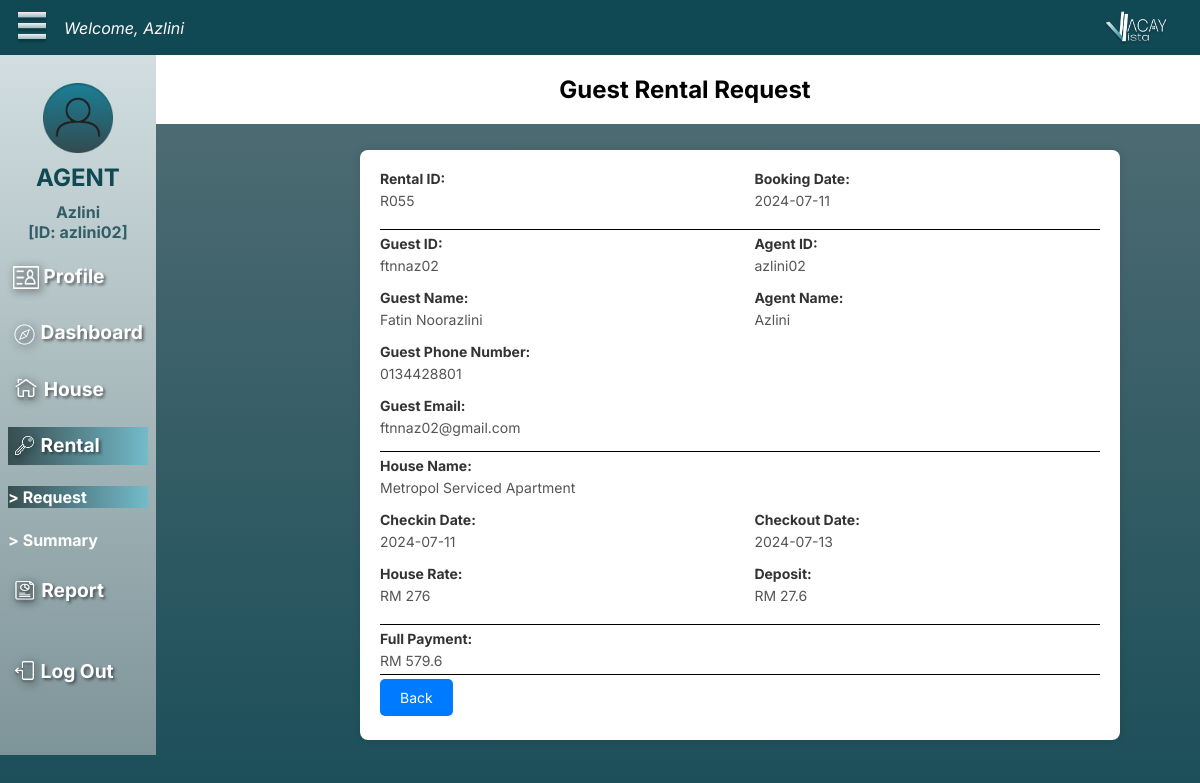
Screenshot of /ARequestView.php?rentalId=R055 (signed in) with the database file from the repository.
### tables this page shows
CREATE TABLE `agent` (
  `agent_id` varchar(10) NOT NULL,
  `agent_password` varchar(50) DEFAULT NULL,
  `agent_name` varchar(50) DEFAULT NULL,
  `agent_gender` varchar(10) DEFAULT NULL,
  `agent_birthOfDate` date DEFAULT NULL,
  `agent_address` varchar(100) DEFAULT NULL,
  `agent_contactNo` varchar(11) DEFAULT NULL,
  `agent_email` varchar(50) DEFAULT NULL,
  `role` int DEFAULT NULL,
  `agent_bank` varchar(255) DEFAULT NULL
);

CREATE TABLE `rental` (
  `rental_id` varchar(10) NOT NULL,
  `checkin_date` date DEFAULT NULL,
  `checkout_date` date DEFAULT NULL,
  `rental_bookingdate` date DEFAULT NULL,
  `rental_status` varchar(100) DEFAULT NULL,
  `deposit` double DEFAULT NULL,
  `house_rate` double DEFAULT NULL,
  `full_payment` double DEFAULT NULL,
  `guest_id` varchar(10) DEFAULT NULL,
  `agent_id` varchar(10) DEFAULT NULL,
  `house_id` varchar(10) DEFAULT NULL
);

CREATE TABLE `guest` (
  `guest_id` varchar(10) NOT NULL,
  `guest_password` varchar(50) DEFAULT NULL,
  `guest_name` varchar(50) DEFAULT NULL,
  `guest_gender` varchar(10) DEFAULT NULL,
  `guest_birthOfDate` date DEFAULT NULL,
  `guest_address` varchar(100) DEFAULT NULL,
  `guest_contactNo` varchar(11) DEFAULT NULL,
  `guest_email` varchar(50) DEFAULT NULL,
  `role` int DEFAULT NULL
);

CREATE TABLE `house` (
  `house_id` varchar(10) NOT NULL,
  `house_name` varchar(50) DEFAULT NULL,
  `house_address` varchar(200) DEFAULT NULL,
  `house_state` varchar(100) DEFAULT NULL,
  `house_type` varchar(20) DEFAULT NULL,
  `house_rate` int DEFAULT NULL,
  `house_availability` varchar(100) DEFAULT NULL,
  `house_details` varchar(250) DEFAULT NULL,
  `house_image` varchar(255) DEFAULT NULL,
  `agent_id` varchar(10) DEFAULT NULL
);

### ARequestView.php (the view, shortened to what this page needs)
<?php
include 'dbConnect.php';
$username = $_SESSION['username'];
$agentQuery = "SELECT agent_name, agent_id FROM agent WHERE agent_id = ?";
$agentStmt = $dbCon->prepare($agentQuery);
$agentStmt->bind_param("s", $username);
$agentStmt->execute();
$agentResult = $agentStmt->get_result();
$agent = $agentResult->fetch_assoc();
$agentName = $agent['agent_name'];
$agentID = $agent['agent_id'];
if(isset($_GET["rentalId"]) && !empty(trim($_GET["rentalId"]))){
    require_once "dbConnect.php";
    $sql = "SELECT * FROM rental WHERE rental_id = ?";
    if($stmt = mysqli_prepare($dbCon, $sql)){
        mysqli_stmt_bind_param($stmt, "s", $param_matricno);
        if(mysqli_stmt_execute($stmt)){
            $result = mysqli_stmt_get_result($stmt);
            if(mysqli_num_rows($result) == 1){
                $row = mysqli_fetch_array($result, MYSQLI_ASSOC);
                $rentalid = $row["rental_id"];
                $checkin = $row["checkin_date"];
                $checkout = $row["checkout_date"];
                $bookingdate = $row["rental_bookingdate"];
                $depo = $row["deposit"];
                $houserate = $row["house_rate"];
                $fullpayment = $row["full_payment"];
                $guestid = $row["guest_id"];
                $agentid = $row["agent_id"];
            } else{
                header("location: error.php");
                exit();
            }
        } else{
            echo "Oops! Something went wrong. Please try again later.";
        }
    }
        $infoQuery = "SELECT a.agent_name, g.guest_name, g.guest_contactNo, g.guest_email, h.house_name
                        FROM rental r
                        JOIN guest g ON r.guest_id = g.guest_id
                        JOIN agent a ON r.agent_id = a.agent_id
                        JOIN house h ON r.house_id = h.house_id
                        WHERE r.rental_id = ?";
        $infoStmt = $dbCon->prepare($infoQuery);
        $infoStmt->bind_param("s", $rentalid);
        $infoStmt->execute();
        $infoResult = $infoStmt->get_result();
        $info = $infoResult->fetch_assoc();
    } else{
        header("location: error.php");
        exit();
}
?>
<!DOCTYPE html>
<html lang="en">
<head>
    <link rel="stylesheet" href="css/aHouseRegister.css">
    <link rel="stylesheet" href="css/aOuterStructure.css">
</head>
<body>
    <div class="nav_top">
        <nav>
            <div class="left-section">
                <img src="image/optionIcon.png" style="height: 2rem; width: 2rem;">
                <div class="welcomeUser">
                    <p>Welcome, <?php echo htmlspecialchars($agentName); ?></p>
                </div>
            </div>
            <img src="image/logoVV.png" style="height: auto; width: 4rem;">
        </nav>
    </div>
    <div class="nav_left">
        <nav>
            <br>
            <img src="image/userIcon.png" style="height: 70px; width: 70px;">
            <h2 style="color: #104854; margin:10px;"><b>AGENT</b></h2>
            <p style="color: #325E68; font-size: 1em; margin:0 5px; text-align: left;"><?php echo htmlspecialchars($agentName); ?></p>
            <p style="color: #325E68; font-size: 1em; margin:0 5px; text-align: left;">[ID: <?php echo htmlspecialchars($agentID); ?>]</p>
            <ul>
                <h3>
                    <a href="AProfile.php">
                        <img src="image/profileIcon.png" class="icon"> Profile
                    </a>
                </h3>
                <h3>
                    <a href="ADashboard.php">
                        <img src="image/exploreIcon.png" class="icon"> Dashboard
                    </a>
                </h3>
                <h3>
                    <a href="AHouse.php">
                        <img src="image/houseIcon.png" class="icon"> House
                    </a>
                </h3>
                <h3 style="background: linear-gradient(90deg, #374E51 0%, #74BBCA 100%);">
                    <a href="ARentalRequest.php">
                        <img src="image/keyIcon.png" class="icon"> Rental
                    </a>
                    <h4 style="background: linear-gradient(90deg, #374E51 0%, #74BBCA 100%);">
                        <a href="ARentalRequest.php"> &gt; Request</a>
                    </h4>
                    <h4>
                        <a href="ARentalSummary.php"> &gt; Summary</a>
                    </h4>
                </h3>
                <h3>
                    <a href="AReport.php">
                        <img src="image/reportIcon.png" class="icon"> Report
                    </a>
                </h3>
                <h3><br>
                    <a href="Logout.php">
                        <img src="image/logoutIcon.png" class="icon"> Log Out
                    </a>
                </h3>
            </ul>
        </nav>
    </div>
    <div class="in-nav">
        <h2>Guest Rental Request</h2>
    </div>
    <div class="wrapper">
        <div class="receipt">
            <div class="flex-container">
                <div class="flex-item section">
                    <label>Rental ID:</label>
                    <div class="data"><?php echo $rentalid; ?></div>
                </div>
                <div class="flex-item section">
                    <label>Booking Date:</label>
                    <div class="data"><?php echo $bookingdate; ?></div>
                </div>
            </div>
            <div class="line"></div>
            <div class="flex-container ">
                <div class="flex-item section">
                    <label>Guest ID:</label>
                    <div class="data"><?php echo $guestid; ?></div>
                </div>
                <div class="flex-item section">
                    <label>Agent ID:</label>
                    <div class="data"><?php echo $agentid; ?></div>
                </div>
            </div>
            <div class="flex-container ">
                <div class="flex-item section">
                    <label>Guest Name:</label>
                    <div class="data"><?php echo htmlspecialchars($info['guest_name']); ?></div>
                </div>
                <div class="flex-item section">
                    <label>Agent Name:</label>
                    <div class="data"><?php echo htmlspecialchars($info['agent_name']); ?></div>
                </div>
            </div>
            <div class="section">
                <label>Guest Phone Number:</label>
                <div class="data"><?php echo htmlspecialchars($info['guest_contactNo']); ?></div>
            </div>
            <div class="section">
                <label>Guest Email:</label>
                <div class="data"><?php echo htmlspecialchars($info['guest_email']); ?></div>
            </div>
            <div class="line"></div>
            <div class="section">
                <label>House Name:</label>
                <div class="data"><?php echo htmlspecialchars($info['house_name']); ?></div>
            </div>
            <div class="flex-container">
                <div class="flex-item section">
                    <label>Checkin Date:</label>
                    <div class="data"><?php echo $checkin; ?></div>
                </div>
                <div class="flex-item section">
                    <label>Checkout Date:</label>
                    <div class="data"><?php echo $checkout; ?></div>
                </div>
            </div>
            <div class="flex-container">
                <div class="flex-item section">
                    <label>House Rate:</label>
                    <div class="data">RM <?php echo $houserate; ?></div>
                </div>
                <div class="flex-item section">
                    <label>Deposit:</label>
                    <div class="data">RM <?php echo $depo; ?></div>
                </div>
            </div>
            <div class="section full-payment">
                <label>Full Payment:</label>
                <div class="data">RM <?php echo $fullpayment; ?></div>
            </div>
            <p><a href="ARentalRequest.php" class="btn-primary">Back</a></p>
        </div>
    </div>
</body>
</html>

### css/aHouseRegister.css (style rules this page uses)
.in-nav { background-color: white; display: flex; justify-content: center; align-items: center; margin-left: 130px; margin-top: 55px; width: calc(100% - 90px); position: fixed; top: 0; z-index: 998; box-sizing: border-box; }

### css/aOuterStructure.css (style rules this page uses)
body { margin: 0; padding: 0; min-height: 100vh; background: linear-gradient(180deg, #567076 0%, #104854 100%); font-family: "Inter", sans-serif; }
.nav_top { position: fixed; top: 0; left: 0; width: 100%; background: #104854; z-index: 999; }
.nav_top nav { display: flex; align-items: center; justify-content: space-between; width: 96%; height: 55px; margin-left: 1rem; }
.nav_top .left-section { display: flex; align-items: center; gap: 1rem; }
.welcomeUser { color: #FDF9F9; font-size: 1em; font-family: Inter; font-style: italic; font-weight: 400; white-space: nowrap; }
.nav_left { position: fixed; top: 55px; left: 0; width: auto; background: linear-gradient(180deg, #D2DEE0 0%, #7D9499 100%); z-index: 999; min-height: 700px; }
.nav_left nav { display: flex; flex-direction: column; align-items: center; justify-content: flex-start; padding: 8px; }
.nav_left p { font-size: 20px; font-weight: 700; }
.nav_left h3 { font-size: 1.2em; font-weight: 700; color: white; margin-top: 0; text-shadow: 2px 2px 3px rgba(0, 0, 0, 0.5); padding:5px; }
.nav_left nav ul { list-style: none; padding: 0; width: 100%; }
.nav_left nav ul a { text-decoration: none; transition: 0.3s; border-top: 1.8px solid transparent; border-bottom: 1.8px solid transparent; display: inline-block; color: white; }
.nav_left h3 a .icon { vertical-align: middle; height: 1.2em; width: auto; filter: drop-shadow(2px 2px 4px rgba(0, 0, 0, 0.8)); }

### ARequestView.php (style rules this page uses)
.receipt { width: 60%; margin-top: 150px ; margin-left: 360px; padding: 20px; background-color: #fff; border-radius: 8px; box-shadow: 0 0 10px rgba(0, 0, 0, 0.1); font-family: 'Inter', sans-serif; font-size: 14px; }
.receipt .section { margin-bottom: 15px; }
.receipt .section label { font-weight: bold; display: block; margin-bottom: 5px; color: #333; }
.receipt .section .data { color: #555; }
.receipt .line { border-top: 1px solid black; margin: 5px 0; }
.receipt .flex-container { display: flex; justify-content: space-between; }
.receipt .flex-item { width: 48%; }
.receipt .full-payment { border-top: 1px solid black; border-bottom: 1px solid black; padding: 5px 0; margin: 5px 0; }
.btn-primary { background-color: #007bff; color: white; padding: 10px 20px; text-decoration: none; border-radius: 5px; border: none; cursor: pointer; }

### rows the page displays
agent: agent_name "Azlini", agent_id "azlini02", guest.guest_name "Fatin Noorazlini", guest.guest_contactNo "0134428801", guest.guest_email "ftnnaz02@gmail.com", house.house_name "Metropol Serviced Apartment"
rental: rental_id "R055", rental_bookingdate "2024-07-11", guest "ftnnaz02", agent "azlini02", checkin_date "2024-07-11", checkout_date "2024-07-13", house_rate "276", deposit "27.6", full_payment "579.6"
